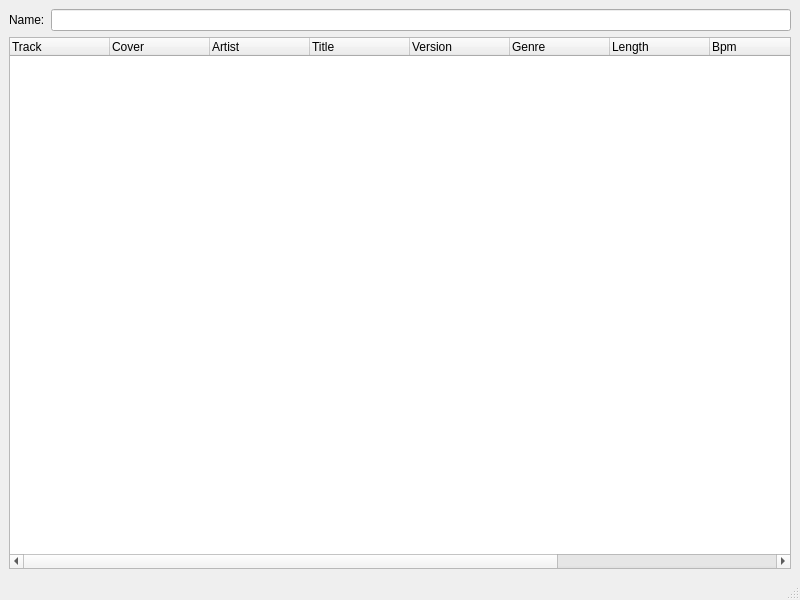
<?xml version="1.0" encoding="UTF-8"?>
<ui version="4.0">
 <class>playlistClass</class>
 <widget class="QMainWindow" name="playlistClass">
  <property name="geometry">
   <rect>
    <x>0</x>
    <y>0</y>
    <width>800</width>
    <height>600</height>
   </rect>
  </property>
  <property name="windowTitle">
   <string>Playlist</string>
  </property>
  <property name="windowIcon">
   <iconset resource="../../resources.qrc">
    <normaloff>:/devices25/resources/tr25x25-0016.png</normaloff>:/devices25/resources/tr25x25-0016.png</iconset>
  </property>
  <widget class="QWidget" name="centralwidget">
   <layout class="QVBoxLayout" name="verticalLayout">
    <item>
     <layout class="QHBoxLayout" name="horizontalLayout">
      <item>
       <widget class="QLabel" name="label">
        <property name="text">
         <string>Name:</string>
        </property>
       </widget>
      </item>
      <item>
       <widget class="QLineEdit" name="playlistName"/>
      </item>
     </layout>
    </item>
    <item>
     <widget class="PlaylistTracks" name="tracks">
      <property name="mouseTracking">
       <bool>false</bool>
      </property>
      <property name="contextMenuPolicy">
       <enum>Qt::CustomContextMenu</enum>
      </property>
      <property name="acceptDrops">
       <bool>true</bool>
      </property>
      <property name="showDropIndicator" stdset="0">
       <bool>true</bool>
      </property>
      <property name="dragEnabled">
       <bool>false</bool>
      </property>
      <property name="dragDropOverwriteMode">
       <bool>true</bool>
      </property>
      <property name="dragDropMode">
       <enum>QAbstractItemView::DropOnly</enum>
      </property>
      <property name="defaultDropAction">
       <enum>Qt::CopyAction</enum>
      </property>
      <property name="alternatingRowColors">
       <bool>true</bool>
      </property>
      <property name="selectionMode">
       <enum>QAbstractItemView::ExtendedSelection</enum>
      </property>
      <property name="selectionBehavior">
       <enum>QAbstractItemView::SelectRows</enum>
      </property>
      <property name="iconSize">
       <size>
        <width>64</width>
        <height>16</height>
       </size>
      </property>
      <property name="rootIsDecorated">
       <bool>false</bool>
      </property>
      <property name="uniformRowHeights">
       <bool>true</bool>
      </property>
      <property name="itemsExpandable">
       <bool>false</bool>
      </property>
      <column>
       <property name="text">
        <string>Track</string>
       </property>
      </column>
      <column>
       <property name="text">
        <string>Cover</string>
       </property>
      </column>
      <column>
       <property name="text">
        <string>Artist</string>
       </property>
      </column>
      <column>
       <property name="text">
        <string>Title</string>
       </property>
      </column>
      <column>
       <property name="text">
        <string>Version</string>
       </property>
      </column>
      <column>
       <property name="text">
        <string>Genre</string>
       </property>
      </column>
      <column>
       <property name="text">
        <string>Length</string>
       </property>
      </column>
      <column>
       <property name="text">
        <string>Bpm</string>
       </property>
      </column>
      <column>
       <property name="text">
        <string>Key</string>
       </property>
      </column>
      <column>
       <property name="text">
        <string>Rating</string>
       </property>
      </column>
      <column>
       <property name="text">
        <string>Source</string>
       </property>
      </column>
     </widget>
    </item>
   </layout>
  </widget>
  <widget class="QMenuBar" name="menubar">
   <property name="geometry">
    <rect>
     <x>0</x>
     <y>0</y>
     <width>800</width>
     <height>20</height>
    </rect>
   </property>
  </widget>
  <widget class="QStatusBar" name="statusbar"/>
 </widget>
 <customwidgets>
  <customwidget>
   <class>PlaylistTracks</class>
   <extends>QTreeWidget</extends>
   <header location="global">src/playlist/playlisttracks.h</header>
  </customwidget>
 </customwidgets>
 <resources>
  <include location="../../resources.qrc"/>
 </resources>
 <connections/>
</ui>
